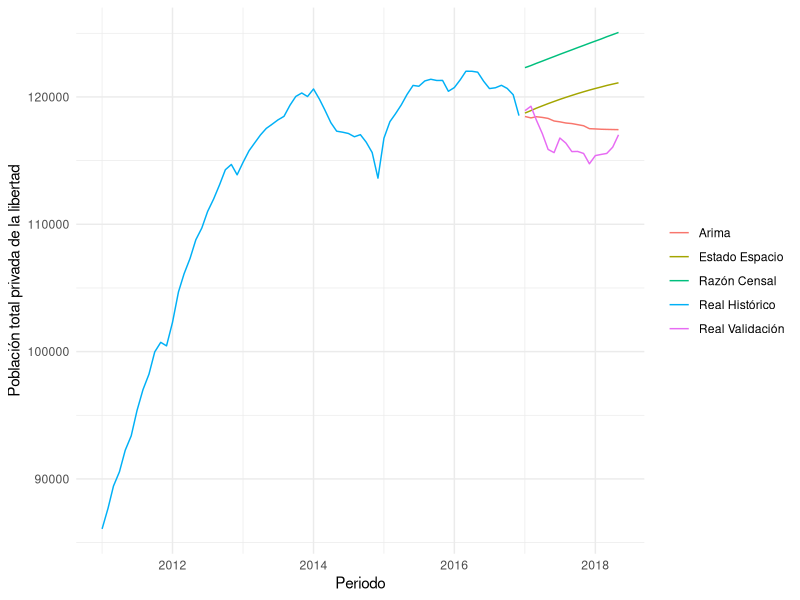

The R source for this figure:
## ---- chunk 1
knitr::opts_chunk$set(echo = FALSE, message = FALSE, warning = FALSE, cache = TRUE)
rm(list = ls())
## ---- chunk 2

library("lubridate") # Fechas
library("readxl") # Importar excel
library("magrittr") # pipes
library("purrr") # Listas
library("dplyr") # Data handling
library("tidyr") # Data handling
library("knitr") # Imprimir pdf
library("ggplot2") # Graficas
library("xtable") # Resultados
## ---- chunk 3
pry_ppl_smooth_censal <- read.csv("pry_ppl_smooth_censal.csv")
pry_ppl_total_ss <- read.csv("pry_ppl_total_ss.csv")
pry_ppl_arima <- read.csv("pry_ppl_arima.csv")
ppl_real_2017 <- read.csv("ppl_real.csv")
ppl_real <- read.csv("ppl_gen.csv")
## ---- chunk 4
colnames(pry_ppl_smooth_censal) <- c("Periodo","Pry","Modelo")
colnames(pry_ppl_total_ss) <- c("Periodo","Pry","Modelo")
colnames(pry_ppl_arima) <- c("Periodo","Pry","Modelo")
ppl_real_2017 %>% select(Fecha,Poblacion_real,Modelo) -> ppl_real_2017pry
colnames(ppl_real_2017pry) <- c("Periodo","Pry","Modelo")
ppl_real %>% select(Fecha,total,Modelo) -> ppl_realpry
colnames(ppl_realpry) <- c("Periodo","Pry","Modelo")

consolidado <- rbind(ppl_realpry,ppl_real_2017pry,pry_ppl_arima,pry_ppl_smooth_censal,pry_ppl_total_ss)

consolidado$Periodo <- as.Date(consolidado$Periodo,"%Y-%m-%d")
consolidado$Periodo <- format(consolidado$Periodo,format="%Y-%m")
consolidado$Periodo <- as.Date(paste(consolidado$Periodo,1,sep="-"),"%Y-%m-%d")
## ---- chunk 5
consolidado %>% filter(year(Periodo)>2010, Periodo < as.Date("2018-06-01","%Y-%m-%d"))%>% ggplot() + geom_line(aes(x = Periodo, y = Pry, colour = Modelo)) + labs(x="Periodo",y="Población total privada de la libertad") + theme_minimal() + theme(legend.title = element_blank()) -> pry_compara 
## ---- chunk 6
pry_compara
## ---- chunk 7
consolidado %>% filter(year(Periodo)>2016, Periodo < as.Date("2018-06-01","%Y-%m-%d"), !(Modelo %in% c("Real historico"))) %>% spread(Modelo, Pry) %>% mutate(Periodo = as.character(Periodo))-> Pronosticos_tabla

tabla_pronóstico <- xtable(Pronosticos_tabla, digits = rep(0,6), caption = "Proyecciones y observado enero 2017 a mayo 2018", label = "tab:Pronosticos")

## ---- chunk 8
consolidado %>% filter(year(Periodo)>2016, Periodo < as.Date("2018-06-01","%Y-%m-%d"), !(Modelo %in% c("Real Validación","Real historico"))) -> modelos

ppl_real_2017$Fecha <- as.Date(ppl_real_2017$Fecha,"%Y-%m-%d")

modelos %>% left_join(ppl_real_2017, by = c("Periodo"="Fecha")) %>% mutate(error = Pry - Poblacion_real) %>% select(Periodo, Modelo.x, error) %>% spread(Modelo.x, error) %>% mutate(Periodo = as.character(Periodo))-> error

tabla_error <- xtable(error, digits = rep(0,5), caption = "Error de pronóstico enero 2017 a mayo 2018", label = "tab:Errorpronostico")

sesgo <- colMeans(error[,c(2:4)]) %>% as.data.frame()

tabla_sesgo <- xtable(sesgo, digits = 0, caption = "Sesgo de pronóstico enero 2017 a mayo 2018", label = "tab:Sesgo")
